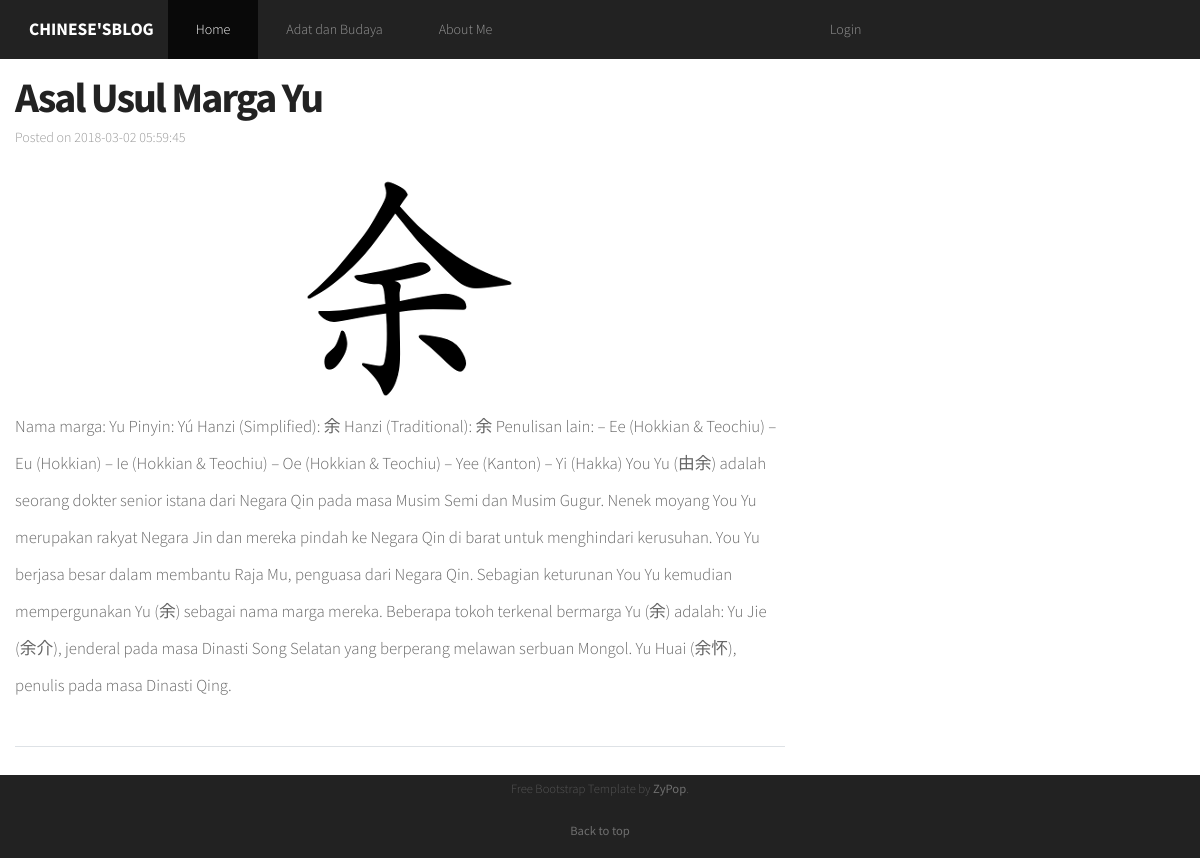
The app's page /AdatBudaya/lihatdetail/7 with its own data.
### tables this page shows
CREATE TABLE `adatbudaya` (
  `id_adatbudaya` int(11) NOT NULL,
  `nama_adat` varchar(100) NOT NULL,
  `deskripsi` text NOT NULL,
  `link_foto` text NOT NULL,
  `tgl_edit` datetime NOT NULL
);

### application/controllers/AdatBudaya.php (called while the page is built, shortened)
<?php
class AdatBudaya extends CI_Controller {
	 public function __construct() {
		 $this->load->model('m_adat');
	 }
	public function lihatdetail($id){
		$result  = $this->m_adat->lihatAdat(trim($id));
		$data = array(
				'id_adatbudaya' => $result[0]->id_adatbudaya,
        'nama_adat' =>  $result[0]->nama_adat,
      	'deskripsi' => $result[0]->deskripsi,
        'link_foto' =>  $result[0]->link_foto,
        'tgl_edit' =>  $result[0]->tgl_edit
    );
		$this->load->view('templates/header');
		$this->load->view('templates/mainnav');
		$this->load->view('templates/detailadatbudaya',$data);
		$this->load->view('templates/footer');
	}
}

### index.php (called while the page is built, shortened)
<?php
require_once BASEPATH.'core/CodeIgniter.php';

### application/models/m_adat.php (called while the page is built, shortened)
<?php
class M_adat extends CI_Model{
		public function lihatAdat($id) {
				$condition = "id_adatbudaya =" . "'" . $id . "'";
				$this->db->select('*');
				$this->db->from('adatbudaya');
				$this->db->where($condition);
				$this->db->limit(1);
				$query = $this->db->get();
				if ($query->num_rows() == 1) {
						return $query->result();
				} else {
						return false;
				}
		}
}

### application/views/templates/detailadatbudaya.php (the view)
<main class="container">
    <div class="row">
        <div class="col-md-8">
            <article>
                <h2 class="article-title"><?= $nama_adat ?></h2>
                <p class="article-meta">Posted on  <time datetime="<?= $tgl_edit ?>"><?= $tgl_edit ?></time></p>
                <center><img src="<?= base_url()."".$link_foto ?>" ></center>
                <p><?= $deskripsi ?></p>
            </article>
        </div>
    </div>
</main>

### records on screen
adatbudaya: nama_adat "Asal Usul Marga Yu", tgl_edit "2018-03-02 05:59:45", link_foto (picture), deskripsi "Nama marga: Yu Pinyin: Yú Hanzi (Simplified): 余 Hanzi (Traditional): 余 Penulisan lain: – Ee (Hokkian & Teochiu) – Eu (Hokkian) – Ie (Hokkian & Teochiu) – Oe (Hokkian & Teochiu) – Yee (Kanton) – Yi (Hakka) You Yu (由余) adalah seorang dokter senior istana dari Negara Qin pada masa Musim Semi dan Musim Gugur. Nenek moyang You Yu merupakan rakyat Negara Jin dan mereka pindah ke Negara Qin di barat untuk menghindari kerusuhan. You Yu berjasa besar dalam membantu Raja Mu, penguasa dari Negara Qin. Sebagian keturunan You Yu kemudian mempergunakan Yu (余) sebagai nama marga mereka. Beberapa tokoh terkenal bermarga Yu (余) adalah: Yu Jie (余介), jenderal pada masa Dinasti Song Selatan yang berperang…"
